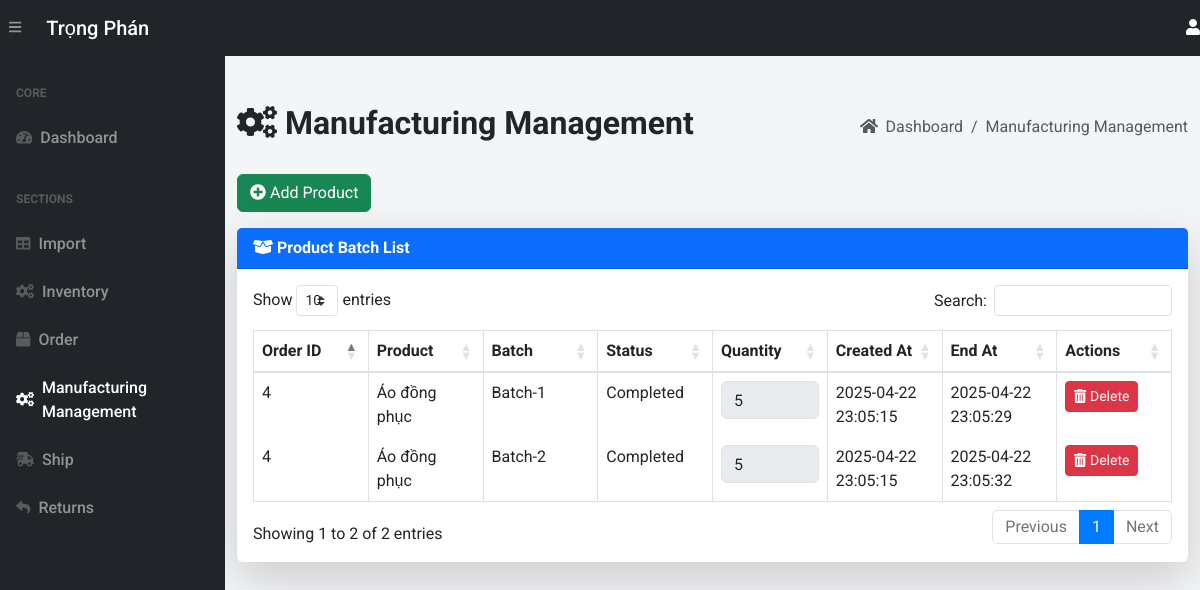
Page /view-product-batches/ (signed in) on the earlier database version.
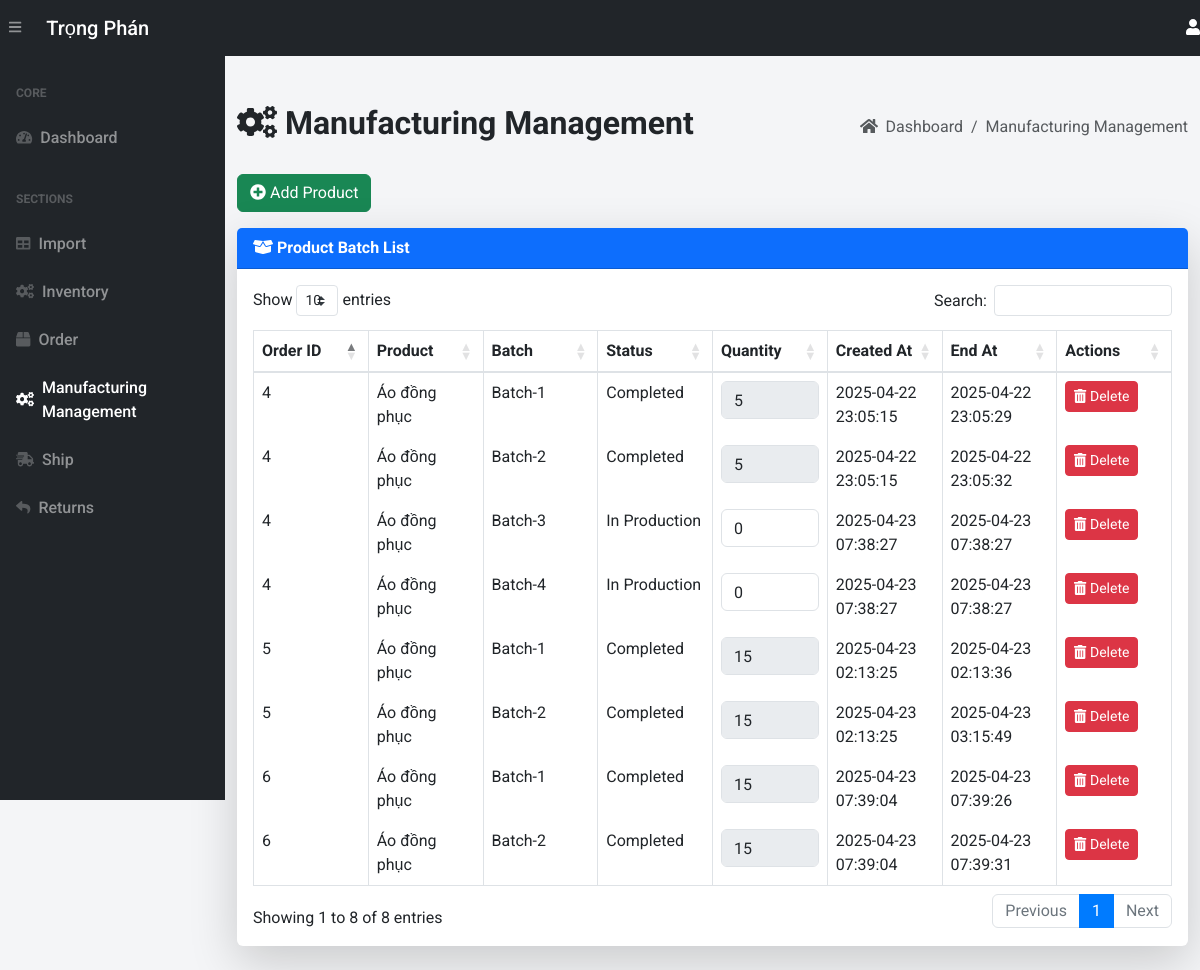
Same page on the later database version.
### app.py (models this page shows, shortened)
class ProductBatch(db.Model):
    __tablename__ = 'product_batches'
    batch_id = db.Column(db.Integer, primary_key=True)
    batch_number = db.Column(db.Integer, nullable=False)
    category = db.Column(db.String(100))
    order_detail_id = db.Column(db.Integer, db.ForeignKey('order_details.order_detail_id'))
    order_detail = db.relationship('OrderDetail', backref='product_batches')
    quantity_in_production = db.Column(db.Integer, default=0)
    quantity_completed = db.Column(db.Integer, default=0)
    quantity_ready_for_shipping = db.Column(db.Integer, default=0)
    manufacturing_status = db.Column(db.String(50), default='In Production')
    product_condition = db.Column(db.String(50), nullable=True)
    defect_reason = db.Column(db.String(255), nullable=True)
    start_time = db.Column(db.DateTime,default=vietnam_now)  # Thêm trường thời gian bắt đầu
    end_time = db.Column(db.DateTime,default=vietnam_now)
    quantity_to_update=db.Column(db.Integer, default=0)
    inventory = db.relationship('Inventory', secondary=product_batch_materials, backref='product_batches')

class OrderDetail(db.Model):
    __tablename__ = 'order_details'
    order_detail_id = db.Column(db.Integer, primary_key=True)
    order_id = db.Column(db.Integer, db.ForeignKey('orders.order_id'))
    product_name = db.Column(db.String(100))
    product_price = db.Column(db.Float)
    quantity = db.Column(db.Integer)
    odstarus=db.Column(db.String(50), default="Processing")
    import_id = db.Column(db.Integer, db.ForeignKey('imports.import_id'))  # Import relation
    import_record = db.relationship('Import', backref='order_details', lazy=True)

### app.py (the view)
@app.route('/view-product-batches/', methods=["GET"])
@login_required
def view_product_batches():
    product_batches = ProductBatch.query.all()
    return render_template('view_product_batches.html', product_batches=product_batches)

### app.py (called while the page is built, shortened)
@login_manager.user_loader
def load_user(user_id):
    return User.query.get(int(user_id))

def add_monthly_data():
    current_year = datetime.now().year
    months = [f"{current_year}-{str(month).zfill(2)}" for month in range(1, 4)]  # Tháng 1 đến tháng 6
    for month in months:
        existing_month_data = db.session.query(Order).filter(Order.order_date.like(f'{month}%')).first()
    db.session.commit()

@app.before_request
def initialize_data():
    add_monthly_data()

### templates/view_product_batches.html (shortened to what this page needs)
{% extends 'base.html' %}
{% block content %}
<main>
    <div class="container-fluid mt-5">
        <div class="d-flex justify-content-between align-items-center mb-4">
            <h1 class="text-dark font-weight-bold" style="font-size: 2rem;">
                <i class="fas fa-cogs"></i> Manufacturing Management
            </h1>
            <ol class="breadcrumb mb-0">
                <li class="breadcrumb-item"><a href="/" class="text-decoration-none text-muted"><i class="fas fa-home mr-1"></i> Dashboard</a></li>
                <li class="breadcrumb-item active">Manufacturing Management</li>
            </ol>
        </div>
        <a href="/add-product-batch/" class="btn btn-success mb-3">
            <i class="fas fa-plus-circle"></i> Add Product
        </a>
        <div class="card shadow-lg border-0 mb-4">
            <div class="card-header bg-primary text-white font-weight-bold">
                <i class="fas fa-box-open"></i> Product Batch List
            </div>
            <div class="card-body">
                <div class="table-responsive">
                    {% if product_batches %}
                        <table class="table table-bordered table-hover" id="dataTable" width="100%" cellspacing="0" style="table-layout: fixed;">
                            <thead class="bg-light">
                                <tr>
                                    <th>Order ID</th>
                                    <th>Product</th>
                                    <th>Batch</th>
                                    <th>Status</th>
                                    <th>Quantity</th>
                                    <th>Created At</th>
                                    <th>End At</th>
                                    <th>Actions</th>
                                </tr>
                            </thead>
                            <tbody>
                                {% for batch in product_batches %}
                                    <tr>
                                        <td>{{ batch.order_detail.order_id }}</td>
                                        <td>{{ batch.order_detail.product_name }}</td>
                                        <td>{{ batch.batch_number }}</td>
                                        <td>{{ batch.manufacturing_status }}</td>
                                        <td>
                                            {% if batch.quantity_completed is none or batch.quantity_completed == 0 %}
                                                <form action="{{ url_for('update_quantity_produced', batch_id=batch.batch_id) }}" method="POST" class="d-flex flex-column align-items-start">
                                                    <input type="number" name="quantity_to_update" placeholder="Enter quantity" class="form-control mb-2" required min="0" value="{{ batch.quantity_completed or 0 }}">
                                                </form>
                                            {% else %}
                                                <input type="number" value="{{ batch.quantity_completed }}" disabled class="form-control">
                                            {% endif %}
                                        </td>
                                        <td>{{ batch.start_time.strftime('%Y-%m-%d %H:%M:%S') if batch.start_time else 'N/A' }}</td>
                                        <td>{{ batch.end_time.strftime('%Y-%m-%d %H:%M:%S') if batch.end_time else 'N/A' }}</td>
                                        <td>
                                            <form action="{{ url_for('delete_product_batch', batch_id=batch.batch_id)}}" method="POST" style="display:inline;">
                                                <button type="submit" class="btn btn-danger btn-sm hover-shadow" onclick="return confirm('Are you sure you want to delete this batch?')">
                                                    <i class="fas fa-trash-alt"></i> Delete
                                                </button>
                                            </form>
                                        </td>
                                    </tr>
                                {% endfor %}
                            </tbody>
                        </table>
                    {% else %}
                        <p>No product batches found.</p>
                    {% endif %}
                </div>
            </div>
        </div>
    </div>
</main>
{% endblock %}

### templates/base.html (shortened to what this page needs)
<!DOCTYPE html>
<html lang="en">
<head>
    <link rel="stylesheet" href="{{ url_for('static', filename='css/bootstrap/styles.css')}}">
    <link href="https://cdn.datatables.net/1.10.20/css/dataTables.bootstrap4.min.css" rel="stylesheet" />
    <link href="https://cdnjs.cloudflare.com/ajax/libs/bootstrap/4.5.2/css/bootstrap.min.css" rel="stylesheet">
    <link href="https://cdnjs.cloudflare.com/ajax/libs/bootstrap-select/1.13.1/css/bootstrap-select.min.css" rel="stylesheet">
    <link href="https://cdnjs.cloudflare.com/ajax/libs/bootstrap/5.3.0/css/bootstrap.min.css" rel="stylesheet">
    <link href="https://cdnjs.cloudflare.com/ajax/libs/font-awesome/6.4.0/css/all.min.css" rel="stylesheet">
    <link href="https://cdnjs.cloudflare.com/ajax/libs/animate.css/4.1.1/animate.min.css" rel="stylesheet">
</head>
<body class="sb-nav-fixed">
    <nav class="sb-topnav navbar navbar-expand navbar-dark bg-dark">
        <button class="btn btn-link btn-sm order-1 order-lg-0" id="sidebarToggle" href="#"><i class="fas fa-bars"></i></button>
        <a class="navbar-brand" href="/">Trọng Phán</a>
        <div class="d-flex align-items-center ml-3 ml-lg-auto">
            <div class="dropdown">
                <i class="fas fa-user dropdown-toggle" id="userDropdown" data-toggle="dropdown" aria-haspopup="true" style="color:white" aria-expanded="false"></i>
            </div>
        </div>
    </nav>
    <div id="layoutSidenav">
        <div id="layoutSidenav_nav">
            <nav class="sb-sidenav accordion sb-sidenav-dark" id="sidenavAccordion">
                <div class="sb-sidenav-menu">
                    <div class="nav">
                        <div class="sb-sidenav-menu-heading">Core</div>
                        <a class="nav-link" href="/dashboard/">
                            <div class="sb-nav-link-icon"><i class="fas fa-tachometer-alt"></i></div>
                            Dashboard
                        </a>
                        <div class="sb-sidenav-menu-heading">Sections</div>
                        <a class="nav-link" href="/import/">
                            <div class="sb-nav-link-icon"><i class="fas fa-table"></i></div>
                            Import
                        </a>
                        <a class="nav-link" href="/inventory/">
                            <div class="sb-nav-link-icon"><i class="fas fa-cogs"></i></div>
                            Inventory
                        </a>
                        <a class="nav-link" href="/order/">
                            <div class="sb-nav-link-icon"><i class="fas fa-box"></i></div>
                            Order
                        </a>
                        <a class="nav-link" href="/view-product-batches/">
                            <div class="sb-nav-link-icon"><i class="fas fa-cogs"></i></div>
                            Manufacturing Management
                        </a>
                        <a class="nav-link" href="/shipping-queue/">
                            <div class="sb-nav-link-icon"><i class="fas fa-shipping-fast"></i></div>
                            Ship
                        </a>
                        <a class="nav-link" href="/create-return">
                            <div class="sb-nav-link-icon"><i class="fas fa-reply"></i></div>
                            Returns
                        </a>
                    </div>
                </div>
            </nav>
        </div>
        <div id="layoutSidenav_content">
            {% block content %}{% endblock %}
        </div>
    </div>
</body>
</html>

### templates/base.html (style rules this page uses)
body { font-family: 'Roboto', sans-serif; background-color: #f4f5f7; color: #333; }
.navbar { background-color: #007bff; }
.navbar a { color: white !important; font-weight: 500; }
.sb-nav-link-icon { color: #28a745; }
.sb-sidenav-dark { background-color: #212529; }
.sb-sidenav-menu-heading { color: #f8f9fa; text-transform: uppercase; font-weight: bold; }
#layoutSidenav_nav { background-color: #212529; width: 250px; }
.sb-sidenav-menu a.nav-link { color: #f8f9fa; font-weight: 500; }
.sb-sidenav-menu-heading { padding-top: 20px; }

Differences in the rows shown:
added ProductBatch: order_detail.order_id "5", order_detail.product_name "Áo đồng phục", batch_number "Batch-1", manufacturing_status "Completed", quantity_completed "15", start_time "2025-04-23 02:13:25", end_time "2025-04-23 02:13:36"
added ProductBatch: order_detail.order_id "5", order_detail.product_name "Áo đồng phục", batch_number "Batch-2", manufacturing_status "Completed", quantity_completed "15", start_time "2025-04-23 02:13:25", end_time "2025-04-23 03:15:49"
added ProductBatch: order_detail.order_id "4", order_detail.product_name "Áo đồng phục", batch_number "Batch-3", manufacturing_status "In Production", quantity_to_update "0", start_time "2025-04-23 07:38:27", end_time "2025-04-23 07:38:27"
added ProductBatch: order_detail.order_id "4", order_detail.product_name "Áo đồng phục", batch_number "Batch-4", manufacturing_status "In Production", quantity_to_update "0", start_time "2025-04-23 07:38:27", end_time "2025-04-23 07:38:27"
added ProductBatch: order_detail.order_id "6", order_detail.product_name "Áo đồng phục", batch_number "Batch-1", manufacturing_status "Completed", quantity_completed "15", start_time "2025-04-23 07:39:04", end_time "2025-04-23 07:39:26"
added ProductBatch: order_detail.order_id "6", order_detail.product_name "Áo đồng phục", batch_number "Batch-2", manufacturing_status "Completed", quantity_completed "15", start_time "2025-04-23 07:39:04", end_time "2025-04-23 07:39:31"
Other differences:
text written by a page script: "Show entries Search: Showing 1 to 2 of 2 entries Previous 1 Next" → "Show entries Search: Showing 1 to 8 of 8 entries Previous 1 Next"
